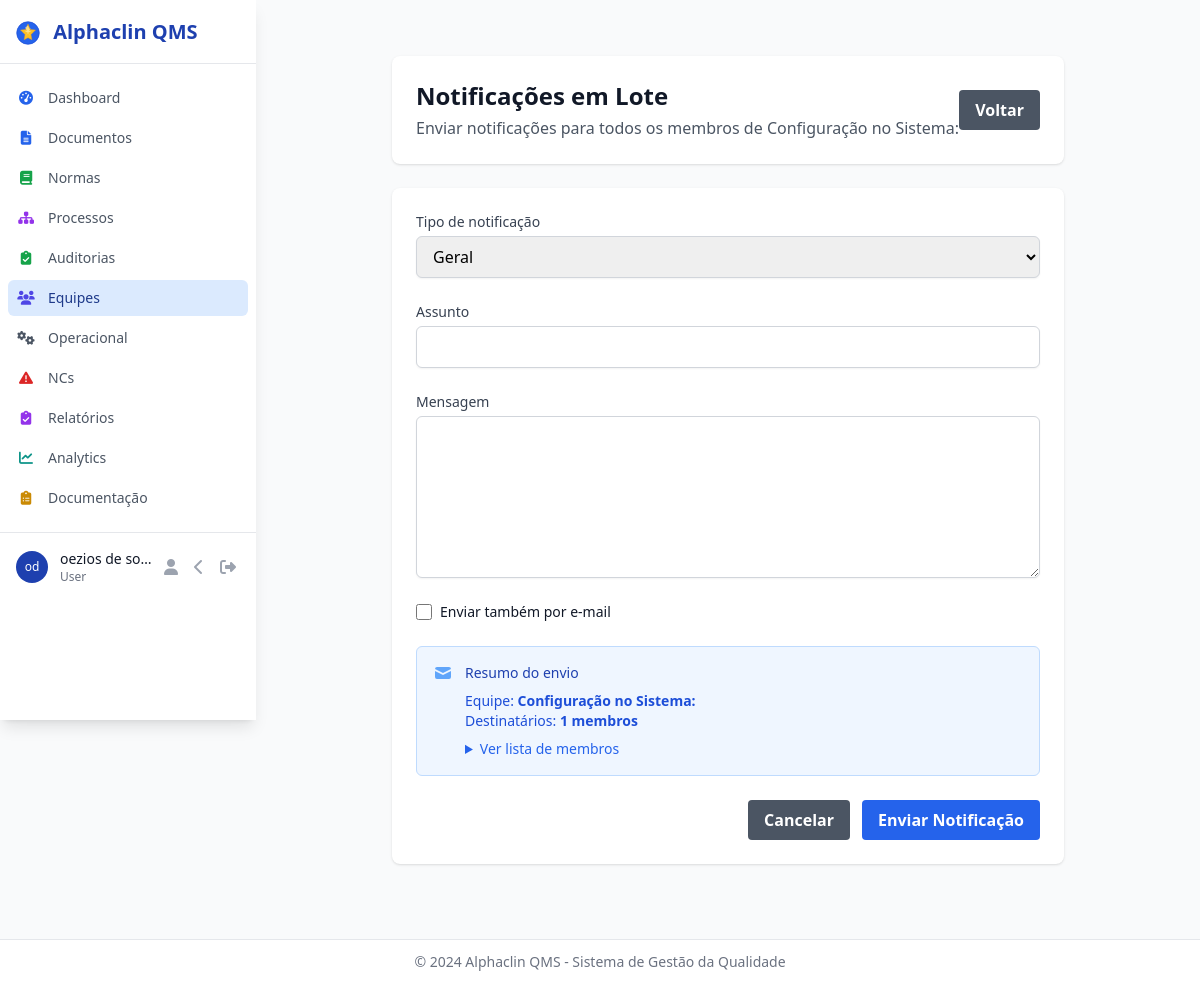
The page /teams/8/bulk-notifications (signed in) on the database its author committed.
### models.py (models this page shows)
class User(UserMixin, db.Model):
    __tablename__ = 'users'
    id = db.Column(db.Integer, primary_key=True)
    username = db.Column(db.String(80), unique=True, nullable=False)
    email = db.Column(db.String(120), unique=True, nullable=False)
    password_hash = db.Column(db.String(255), nullable=False)
    full_name = db.Column(db.String(255), nullable=False)
    role = db.Column(db.Enum(UserRole), default=UserRole.USER, nullable=False)
    is_active = db.Column(db.Boolean, default=True, nullable=False)
    created_at = db.Column(db.DateTime, default=datetime.utcnow)
    last_login = db.Column(db.DateTime)
    __table_args__ = (
        db.Index('idx_users_role', 'role'),
        db.Index('idx_users_active', 'is_active'),
        db.Index('idx_users_last_login', 'last_login'),
        db.Index('idx_users_email', 'email'),
    )
    created_documents = db.relationship('Document', foreign_keys='Document.created_by_id', backref='creator', lazy='dynamic')
    assigned_audits = db.relationship('Audit', foreign_keys='Audit.assigned_auditor_id', backref='assigned_auditor', lazy='dynamic')

class Team(db.Model):
    __tablename__ = 'teams'
    id = db.Column(db.Integer, primary_key=True)
    name = db.Column(db.String(255), nullable=False)
    description = db.Column(db.Text)
    created_at = db.Column(db.DateTime, default=datetime.utcnow)
    is_active = db.Column(db.Boolean, default=True)
    members = db.relationship('User', secondary='team_members', backref='teams')

### blueprints/teams.py (the view, shortened to what this page needs)
@teams_bp.route('/<int:id>/bulk-notifications', methods=['GET', 'POST'])
@login_required
def bulk_notifications(id):
    team = Team.query.get_or_404(id)
    return render_template('teams/bulk_notifications.html', team=team)

### templates/teams/bulk_notifications.html (shortened to what this page needs)
{% extends "base.html" %}
{% block content %}
<div class="container mx-auto px-4 py-8">
    <div class="max-w-2xl mx-auto">
        <div class="bg-white shadow rounded-lg p-6 mb-6">
            <div class="flex items-center justify-between">
                <div>
                    <h1 class="text-2xl font-bold text-gray-900">Notificações em Lote</h1>
                    <p class="text-gray-600 mt-1">Enviar notificações para todos os membros de {{ team.name }}</p>
                </div>
                <a href="{{ url_for('teams.view', id=team.id) }}"
                   class="bg-gray-600 hover:bg-gray-700 text-white font-bold py-2 px-4 rounded">
                    Voltar
                </a>
            </div>
        </div>
        <div class="bg-white shadow rounded-lg p-6">
            <form method="POST" class="space-y-6">
                <div>
                    <label for="notification_type" class="block text-sm font-medium text-gray-700">Tipo de notificação</label>
                    <select name="notification_type" id="notification_type" required
                            class="mt-1 block w-full px-3 py-2 border border-gray-300 rounded-md shadow-sm focus:outline-none focus:ring-blue-500 focus:border-blue-500">
                        <option value="general">Geral</option>
                    </select>
                </div>
                <div>
                    <label for="subject" class="block text-sm font-medium text-gray-700">Assunto</label>
                    <input type="text" name="subject" id="subject" required
                           class="mt-1 block w-full px-3 py-2 border border-gray-300 rounded-md shadow-sm focus:outline-none focus:ring-blue-500 focus:border-blue-500">
                </div>
                <div>
                    <label for="message" class="block text-sm font-medium text-gray-700">Mensagem</label>
                    <textarea name="message" id="message" rows="6" required
                              class="mt-1 block w-full px-3 py-2 border border-gray-300 rounded-md shadow-sm focus:outline-none focus:ring-blue-500 focus:border-blue-500"></textarea>
                </div>
                <div class="flex items-center">
                    <input type="checkbox" name="send_email" id="send_email" value="true"
                           class="h-4 w-4 text-blue-600 focus:ring-blue-500 border-gray-300 rounded">
                    <label for="send_email" class="ml-2 block text-sm text-gray-900">
                        Enviar também por e-mail
                    </label>
                </div>
                <div class="bg-blue-50 border border-blue-200 rounded-md p-4">
                    <div class="flex">
                        <div class="flex-shrink-0">
                            <svg class="h-5 w-5 text-blue-400" viewBox="0 0 20 20" fill="currentColor">
                                <path d="M2.003 5.884L10 9.882l7.997-3.998A2 2 0 0016 4H4a2 2 0 00-1.997 1.884z" />
                                <path d="M18 8.118l-8 4-8-4V14a2 2 0 002 2h12a2 2 0 002-2V8.118z" />
                            </svg>
                        </div>
                        <div class="ml-3">
                            <h3 class="text-sm font-medium text-blue-800">Resumo do envio</h3>
                            <div class="mt-2 text-sm text-blue-700">
                                <p>Equipe: <strong>{{ team.name }}</strong></p>
                                <p>Destinatários: <strong>{{ team.members|length }} membros</strong></p>
                                {% if team.members %}
                                <details class="mt-2">
                                    <summary class="cursor-pointer text-blue-600 hover:text-blue-800">Ver lista de membros</summary>
                                </details>
                                {% endif %}
                            </div>
                        </div>
                    </div>
                </div>
                <div class="flex justify-end space-x-3">
                    <a href="{{ url_for('teams.view', id=team.id) }}"
                       class="bg-gray-600 hover:bg-gray-700 text-white font-bold py-2 px-4 rounded">
                        Cancelar
                    </a>
                    <button type="submit" class="bg-blue-600 hover:bg-blue-700 text-white font-bold py-2 px-4 rounded">
                        Enviar Notificação
                    </button>
                </div>
            </form>
        </div>
    </div>
</div>
{% endblock %}

### templates/base.html (shortened to what this page needs)
<!DOCTYPE html>
<html lang="pt-BR">
<head>
    <script src="https://cdn.tailwindcss.com"></script>
    <link rel="stylesheet" href="https://cdnjs.cloudflare.com/ajax/libs/font-awesome/6.4.0/css/all.min.css">
</head>
<body class="bg-gray-50 min-h-screen flex flex-col">
    {% if current_user.is_authenticated and not request.endpoint.startswith('auth.') %}
    <div id="sidebar" class="fixed left-0 top-0 w-64 bg-white shadow-lg transform transition-all duration-300 ease-in-out z-50 -translate-x-full lg:translate-x-0 flex flex-col overflow-y-auto" style="height: calc(100vh - 80px);">
        <div class="flex flex-col h-full">
            <div class="flex items-center justify-between h-16 px-4 border-b border-gray-200">
                <span id="logo-text" class="text-xl font-bold text-alphaclin-blue">
                    Alphaclin QMS
                </span>
            </div>
            <nav class="px-2 py-4 space-y-1 overflow-y-auto">
                <a href="{{ url_for('main.dashboard') }}" title="Dashboard"
                    class="sidebar-link {% if request.endpoint == 'main.dashboard' %}bg-alphaclin-light text-alphaclin-dark{% else %}text-gray-600 hover:bg-gray-50 hover:text-gray-900{% endif %} group flex items-center px-2 py-2 text-sm font-medium rounded-md transition-colors">
                    <i class="fas fa-tachometer-alt sidebar-icon text-blue-600"></i>
                    <span class="sidebar-text ml-3">Dashboard</span>
                </a>
                <a href="{{ url_for('documents.index') }}" title="Documentos"
                    class="sidebar-link {% if request.blueprint == 'documents' %}bg-alphaclin-light text-alphaclin-dark{% else %}text-gray-600 hover:bg-gray-50 hover:text-gray-900{% endif %} group flex items-center px-2 py-2 text-sm font-medium rounded-md transition-colors">
                    <i class="fas fa-file-alt sidebar-icon text-blue-600"></i>
                    <span class="sidebar-text ml-3">Documentos</span>
                </a>
                <a href="{{ url_for('norms.index') }}" title="Normas"
                    class="sidebar-link {% if request.blueprint == 'norms' %}bg-alphaclin-light text-alphaclin-dark{% else %}text-gray-600 hover:bg-gray-50 hover:text-gray-900{% endif %} group flex items-center px-2 py-2 text-sm font-medium rounded-md transition-colors">
                    <i class="fas fa-book sidebar-icon text-green-600"></i>
                    <span class="sidebar-text ml-3">Normas</span>
                </a>
                <a href="{{ url_for('processes.index') }}" title="Processos"
                    class="sidebar-link {% if request.blueprint == 'processes' %}bg-alphaclin-light text-alphaclin-dark{% else %}text-gray-600 hover:bg-gray-50 hover:text-gray-900{% endif %} group flex items-center px-2 py-2 text-sm font-medium rounded-md transition-colors">
                    <i class="fas fa-sitemap sidebar-icon text-purple-600"></i>
                    <span class="sidebar-text ml-3">Processos</span>
                </a>
                <a href="{{ url_for('audits.index') }}" title="Auditorias"
                    class="sidebar-link {% if request.blueprint == 'audits' %}bg-alphaclin-light text-alphaclin-dark{% else %}text-gray-600 hover:bg-gray-50 hover:text-gray-900{% endif %} group flex items-center px-2 py-2 text-sm font-medium rounded-md transition-colors">
                    <i class="fas fa-clipboard-check sidebar-icon text-green-600"></i>
                    <span class="sidebar-text ml-3">Auditorias</span>
                </a>
                <a href="{{ url_for('teams.index') }}" title="Equipes"
                    class="sidebar-link {% if request.blueprint == 'teams' %}bg-alphaclin-light text-alphaclin-dark{% else %}text-gray-600 hover:bg-gray-50 hover:text-gray-900{% endif %} group flex items-center px-2 py-2 text-sm font-medium rounded-md transition-colors">
                    <i class="fas fa-users sidebar-icon text-indigo-600"></i>
                    <span class="sidebar-text ml-3">Equipes</span>
                </a>
                <a href="{{ url_for('operational.dashboard') }}" title="Painel Operacional"
                    class="sidebar-link {% if request.blueprint == 'operational' %}bg-alphaclin-light text-alphaclin-dark{% else %}text-gray-600 hover:bg-gray-50 hover:text-gray-900{% endif %} group flex items-center px-2 py-2 text-sm font-medium rounded-md transition-colors">
                    <i class="fas fa-cogs sidebar-icon text-gray-600"></i>
                    <span class="sidebar-text ml-3">Operacional</span>
                </a>
                <a href="{{ url_for('nonconformities.index') }}" title="Não Conformidades"
                    class="sidebar-link {% if request.blueprint == 'nonconformities' %}bg-alphaclin-light text-alphaclin-dark{% else %}text-gray-600 hover:bg-gray-50 hover:text-gray-900{% endif %} group flex items-center px-2 py-2 text-sm font-medium rounded-md transition-colors">
                    <i class="fas fa-exclamation-triangle sidebar-icon text-red-600"></i>
                    <span class="sidebar-text ml-3">NCs</span>
                </a>
                <a href="{{ url_for('reports.index') }}" title="Relatórios"
                    class="sidebar-link {% if request.blueprint == 'reports' %}bg-alphaclin-light text-alphaclin-dark{% else %}text-gray-600 hover:bg-gray-50 hover:text-gray-900{% endif %} group flex items-center px-2 py-2 text-sm font-medium rounded-md transition-colors">
                    <i class="fas fa-clipboard-check sidebar-icon text-purple-600"></i>
                    <span class="sidebar-text ml-3">Relatórios</span>
                </a>
                <a href="{{ url_for('analytics.analytics_dashboard') }}" title="Analytics & BI"
                    class="sidebar-link {% if request.blueprint == 'analytics' %}bg-alphaclin-light text-alphaclin-dark{% else %}text-gray-600 hover:bg-gray-50 hover:text-gray-900{% endif %} group flex items-center px-2 py-2 text-sm font-medium rounded-md transition-colors">
                    <i class="fas fa-chart-line sidebar-icon text-teal-600"></i>
                    <span class="sidebar-text ml-3">Analytics</span>
                </a>
                <a href="{{ url_for('docs.docs_index') }}" title="Documentação"
                    class="sidebar-link {% if request.blueprint == 'docs' %}bg-alphaclin-light text-alphaclin-dark{% else %}text-gray-600 hover:bg-gray-50 hover:text-gray-900{% endif %} group flex items-center px-2 py-2 text-sm font-medium rounded-md transition-colors">
                    <i class="fas fa-clipboard-list sidebar-icon text-yellow-600"></i>
                    <span class="sidebar-text ml-3">Documentação</span>
                </a>
            </nav>
            {% endif %}
            {% if current_user.is_authenticated %}
            <div class="border-t border-gray-200 p-4">
                <div class="flex items-center justify-between">
                    <div class="flex items-center min-w-0 flex-1">
                        <div class="flex-shrink-0">
                            <div class="h-8 w-8 rounded-full bg-alphaclin-blue flex items-center justify-center">
                                <span class="text-xs font-medium text-white">{{ current_user.full_name.split()[0][0] }}{% if current_user.full_name.split()|length > 1 %}{{ current_user.full_name.split()[1][0] }}{% endif %}</span>
                            </div>
                        </div>
                        <div class="ml-3 min-w-0 flex-1 hidden lg:block">
                            <p class="text-sm font-medium text-gray-900 truncate">{{ current_user.full_name }}</p>
                            <p class="text-xs text-gray-500 capitalize">{{ current_user.role.value }}</p>
                        </div>
                    </div>
                    <div class="flex items-center space-x-2">
                        <a href="{{ url_for('auth.profile') }}" class="p-1 rounded-md text-gray-400 hover:text-gray-600 focus:outline-none focus:ring-2 focus:ring-alphaclin-blue" title="Meu Perfil">
                            <i class="fas fa-user"></i>
                        </a>
                        <button id="collapse-toggle" class="hidden lg:block p-1 rounded-md text-gray-400 hover:text-gray-600 focus:outline-none focus:ring-2 focus:ring-alphaclin-blue">
                            <i id="collapse-icon" class="fas fa-chevron-left"></i>
                        </button>
                        <a href="{{ url_for('auth.logout') }}" class="p-1 rounded-md text-gray-400 hover:text-gray-600 focus:outline-none focus:ring-2 focus:ring-alphaclin-blue" title="Sair">
                            <i class="fas fa-sign-out-alt"></i>
                        </a>
                    </div>
                </div>
            </div>
            {% endif %}
        </div>
    </div>
    <main id="main-content" class="{% if current_user.is_authenticated and not request.endpoint.startswith('auth.') %}lg:ml-64{% endif %} flex flex-col transition-all duration-300 ease-in-out overflow-auto pb-16">
        <div class="flex-1 px-4 py-6 lg:px-8">
        {% block content %}{% endblock %}
        </div>
    </main>
    {% if current_user.is_authenticated and not request.endpoint.startswith('auth.') %}
    <footer class="fixed bottom-0 left-0 right-0 bg-white border-t border-gray-200 py-3 z-40">
        <div class="px-4 lg:px-8">
            <div class="text-center text-sm text-gray-500">
                © 2024 Alphaclin QMS - Sistema de Gestão da Qualidade
            </div>
        </div>
    </footer>
    {% endif %}
</body>
</html>

### templates/base.html (style rules this page uses)
.sidebar-link { position: relative; }
.sidebar-icon { transition: transform 0.2s ease-in-out; width: 20px; text-align: center; }
#sidebar { transition: width 0.3s ease-in-out; }
#main-content { transition: margin-left 0.3s ease-in-out; }
#sidebar.w-64 ~ #main-content { margin-left: 16rem; }

### rows shown on the page
User: full_name "o", full_name "d", full_name "oezios de so…", role.value "User"
Team: name "Configuração no Sistema:"

### other values the page prints
{{ team.members|length }} "1"
